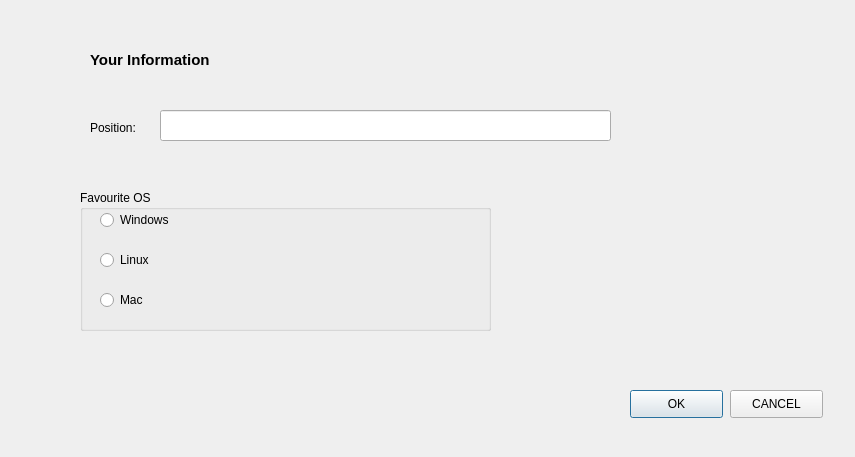
<?xml version="1.0" encoding="UTF-8"?>
<ui version="4.0">
 <class>InfoDialog</class>
 <widget class="QDialog" name="InfoDialog">
  <property name="geometry">
   <rect>
    <x>0</x>
    <y>0</y>
    <width>855</width>
    <height>457</height>
   </rect>
  </property>
  <property name="windowTitle">
   <string>Dialog</string>
  </property>
  <widget class="QLabel" name="label">
   <property name="geometry">
    <rect>
     <x>90</x>
     <y>40</y>
     <width>221</width>
     <height>41</height>
    </rect>
   </property>
   <property name="text">
    <string>&lt;html&gt;&lt;head/&gt;&lt;body&gt;&lt;p&gt;&lt;span style=&quot; font-size:11pt; font-weight:600;&quot;&gt;Your Information&lt;/span&gt;&lt;/p&gt;&lt;/body&gt;&lt;/html&gt;</string>
   </property>
  </widget>
  <widget class="QLabel" name="label_2">
   <property name="geometry">
    <rect>
     <x>90</x>
     <y>120</y>
     <width>55</width>
     <height>16</height>
    </rect>
   </property>
   <property name="text">
    <string>Position:</string>
   </property>
  </widget>
  <widget class="QGroupBox" name="groupBox">
   <property name="geometry">
    <rect>
     <x>80</x>
     <y>190</y>
     <width>411</width>
     <height>141</height>
    </rect>
   </property>
   <property name="title">
    <string>Favourite OS</string>
   </property>
   <widget class="QRadioButton" name="win">
    <property name="geometry">
     <rect>
      <x>20</x>
      <y>20</y>
      <width>95</width>
      <height>20</height>
     </rect>
    </property>
    <property name="text">
     <string>Windows</string>
    </property>
   </widget>
   <widget class="QRadioButton" name="lin">
    <property name="geometry">
     <rect>
      <x>20</x>
      <y>60</y>
      <width>95</width>
      <height>20</height>
     </rect>
    </property>
    <property name="text">
     <string>Linux</string>
    </property>
   </widget>
   <widget class="QRadioButton" name="mac">
    <property name="geometry">
     <rect>
      <x>20</x>
      <y>100</y>
      <width>95</width>
      <height>20</height>
     </rect>
    </property>
    <property name="text">
     <string>Mac</string>
    </property>
   </widget>
  </widget>
  <widget class="QPushButton" name="pushButton">
   <property name="geometry">
    <rect>
     <x>630</x>
     <y>390</y>
     <width>93</width>
     <height>28</height>
    </rect>
   </property>
   <property name="text">
    <string>OK</string>
   </property>
  </widget>
  <widget class="QPushButton" name="pushButton_2">
   <property name="geometry">
    <rect>
     <x>730</x>
     <y>390</y>
     <width>93</width>
     <height>28</height>
    </rect>
   </property>
   <property name="text">
    <string>CANCEL</string>
   </property>
  </widget>
  <widget class="QLineEdit" name="lineEdit">
   <property name="geometry">
    <rect>
     <x>160</x>
     <y>110</y>
     <width>451</width>
     <height>31</height>
    </rect>
   </property>
  </widget>
 </widget>
 <resources/>
 <connections/>
</ui>
